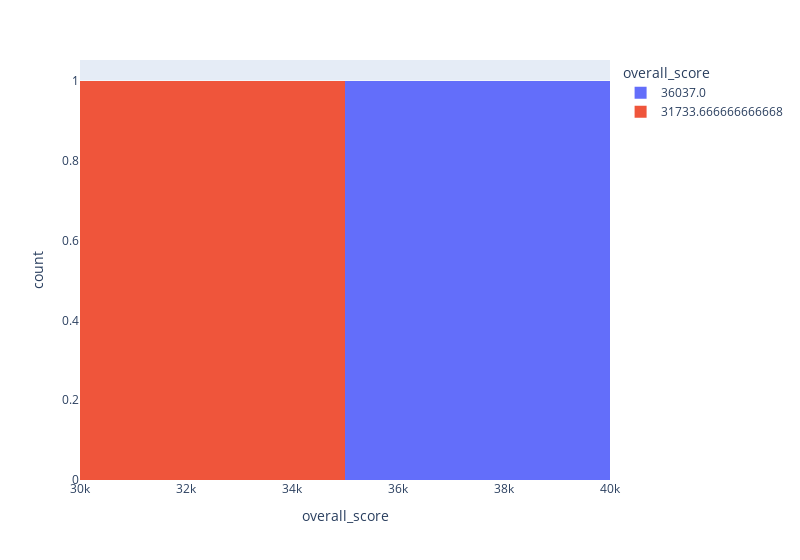

Source (notebook cell):
### Code cell
new_df = df.groupby('gender').sum()['overall_score']
print(new_df.head())

g = px.histogram(new_df,x = 'overall_score', width=800, color='overall_score')
g.show()

### Figure 1 — Plotly figure (JSON) as saved in the notebook; plotly's stock layout.template omitted (floating-point values rounded to 4 significant figures)
{"data": [{"alignmentgroup": "True", "bingroup": "x", "hovertemplate": "overall_score=%{x}<br>count=%{y}<extra></extra>", "legendgroup": "36037.0", "marker": {"color": "#636efa", "pattern": {"shape": ""}}, "name": "36037.0", "offsetgroup": "36037.0", "orientation": "v", "showlegend": true, "type": "histogram", "x": [36037], "xaxis": "x", "yaxis": "y"}, {"alignmentgroup": "True", "bingroup": "x", "hovertemplate": "overall_score=%{x}<br>count=%{y}<extra></extra>", "legendgroup": "31733.666666666668", "marker": {"color": "#EF553B", "pattern": {"shape": ""}}, "name": "31733.666666666668", "offsetgroup": "31733.666666666668", "orientation": "v", "showlegend": true, "type": "histogram", "x": [31730.0], "xaxis": "x", "yaxis": "y"}], "layout": {"barmode": "relative", "legend": {"title": {"text": "overall_score"}, "tracegroupgap": 0}, "margin": {"t": 60}, "width": 800, "xaxis": {"anchor": "y", "categoryarray": [36037, 31730.0], "categoryorder": "array", "domain": [0, 1], "title": {"text": "overall_score"}}, "yaxis": {"anchor": "x", "domain": [0, 1], "title": {"text": "count"}}}}
